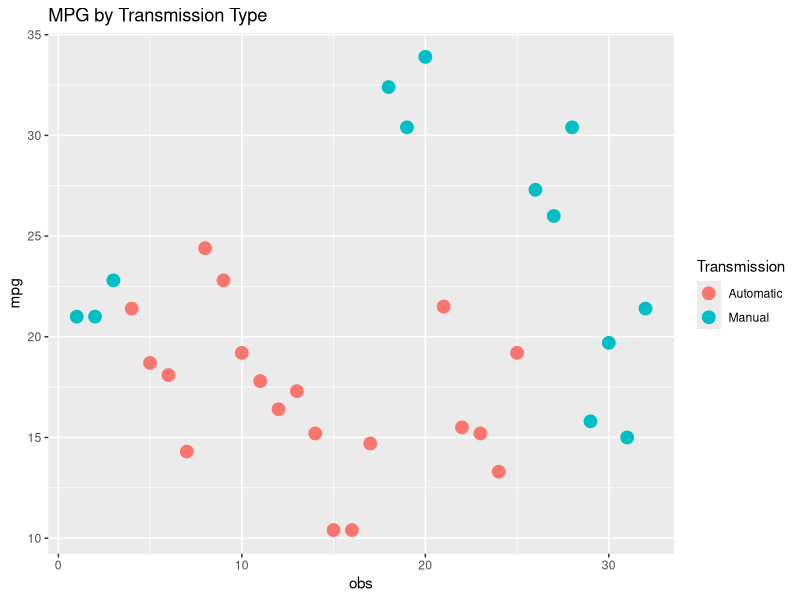
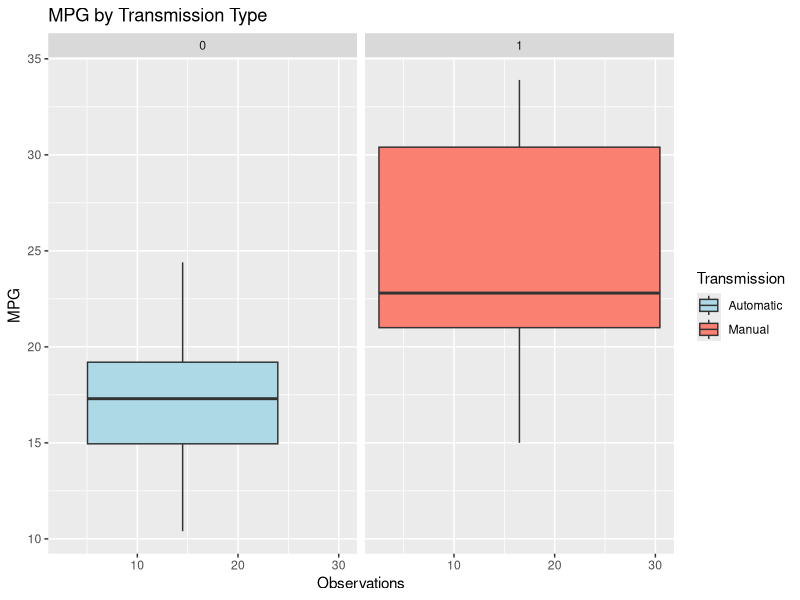

Reproduce these figures in R, in order. (Note: this script raises an error after producing the figures.)
## ---- chunk 1
library(ggplot2)
## ---- chunk 2
data(mtcars)

for(i in 1:nrow(mtcars)){
mtcars$obs[i] <-i 
}

plot <- ggplot(mtcars, aes(x=obs, y=mpg, 
                           color = factor(am,labels=c("Automatic", "Manual"))))+
    geom_point(size=4)+labs(color="Transmission")+
    labs(title = "MPG by Transmission Type")
print(plot)

labels <- list('0'="Automatic", '1'= "Manual") 

plot <- ggplot(mtcars, aes(x=obs, y=mpg, fill=factor(am)))+
    geom_boxplot()+
    scale_fill_manual( values = c("light blue", "salmon"),
                       labels=labels)+
    facet_grid(~am, labeller = labeller(am=labels))+
     labs(x="Observations", y="MPG", 
         title = "MPG by Transmission Type")+
    labs(fill="Transmission")

print(plot)
## ---- chunk 3
ttest <- t.test(mpg~am, mtcars, paired=FALSE, var.equal=FALSE, conf.level=0.95)
## ---- chunk 4
mtcars$am <- as.factor(mtcars$am)
eq1 <- lm(mpg~am, data=mtcars)
wtcoef <- summary(eq1)$coefficients[2]
wtinter <- summary(eq1)$coefficients[1]
newinter <- wtcoef+wtinter
## ---- chunk 5
eq2 <- lm(mpg~am+wt, data=mtcars)
## ---- chunk 6
eq3 <- lm(wt~am, data=mtcars)
## ---- chunk 7
mtcars$cyl <- as.factor(mtcars$cyl)
eq4 <- lm(mpg~wt+cyl, data=mtcars)
## ---- chunk 8
plot(resid(eq4))
qqnorm(resid(eq4)); qqline(resid(eq4))
ggplot(data.frame(resid(eq4)),aes(resid(eq4)))+
    geom_histogram(aes(y=..density..),binwidth=0.65,colour = "darkgreen", fill = "green")+    stat_function(fun = dnorm, args = list(mean = mean(resid(eq4)), 
                                           sd = sd(resid(eq4))))
